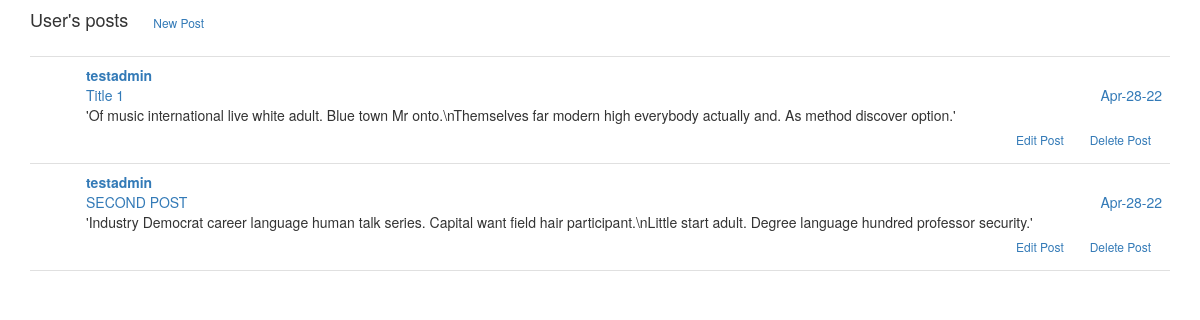
The app's page /dashboard (signed in) with its own data.
### main/models.py (models this page shows, shortened)
class Post(db.Model):
    __tablename__ = 'posts'
    id = db.Column(db.Integer, primary_key=True)
    title = db.Column(db.String(20), nullable=False)
    body = db.Column(db.Text, nullable=False)
    date_created = db.Column(db.DateTime, default=datetime.utcnow)
    comments = db.relationship('Comment', backref='post', lazy=True)
    user_id = db.Column(db.Integer, db.ForeignKey('users.id'))

class User(db.Model):
    __tablename__ = 'users'
    id = db.Column(db.Integer, primary_key=True)
    username = db.Column(db.String(64), nullable=False, unique=True)
    email = db.Column(db.String(64), nullable=False, unique=True)
    password_hash = db.Column(db.String(60))
    posts = db.relationship('Post', backref='author', lazy=True)
    comments = db.relationship('Comment', backref='author', lazy=True)
    @property
    def password(self):
        raise AttributeError('password cannot be read')

### main/user/views.py (the view)
@user.route('/dashboard')
@login_required
def dashboard():
    user = User.query.get(session['id'])
    posts = user.posts
    return render_template('dashboard.html',posts=posts)

### main/templates/dashboard.html (shortened to what this page needs)
{% extends 'base.html' %}
{% import "bootstrap/wtf.html" as wtf %}
{% block page_content %}
<h4 id="dashboard" >User's posts</h4>
<a href="{{ url_for('post.new_post') }}" class="btn btn-sm btn-outline-secondary">New Post</a>
<div class="post-tabs">
    <ul class="posts">
        {% for post in posts %}
        <li class="post">
            <div class="post-content">
                <div class="post-author"><a href="#">{{ post.author.username }}</a></div>
                <div class="post-date"><a href="#">{{ post.date_created.strftime("%b-%d-%y") }}</a></div>
                <div class="post-title"><a href="#">{{ post.title }}</a></div>
                <div class="post-body">{{ post.body }}</div>
            </div>
            <div class="post-footer">
                <a href="#" class="btn btn-sm btn-outline-secondary">Edit Post</a>
                <a href="#" class="btn btn-sm btn-outline-secondary">Delete Post</a>
            </div>
        </li>
        {% endfor %}
    </ul>
</div>
{% endblock %}

### main/templates/base.html (shortened to what this page needs)
{% extends "bootstrap/base.html" %}
{% block head %}
{{ super() }}
<link rel="stylesheet" href="{{ url_for('static',filename='styles.css') }}">
{% endblock %}
{% block content %}
<div class="container">
    {% block page_content %}{% endblock %}
</div>
{% endblock %}

### main/static/styles.css (style rules this page uses)
div.post-tabs { margin-top: 16px; }
ul.posts { list-style-type: none; padding: 0px; margin: 16px 0px 0px 0px; border-top: 1px solid #e0e0e0; }
ul.posts li.post { padding: 8px; border-bottom: 1px solid #e0e0e0; }
div.post-date { float: right; }
div.post-author { font-weight: bold; }
div.post-content { margin-left: 48px; min-height: 48px; }
div.post-footer { text-align: right; }
h4#dashboard { display: inline-block; padding-right: 10px; }

### records on screen
Post: author.username "testadmin", date_created "Apr-28-22", title "Title 1", body "'Of music international live white adult. Blue town Mr onto.\\nThemselves far modern high everybody actually and. As method discover option.'"
Post: author.username "testadmin", date_created "Apr-28-22", title "SECOND POST", body "'Industry Democrat career language human talk series. Capital want field hair participant.\\nLittle start adult. Degree language hundred professor security.'"
